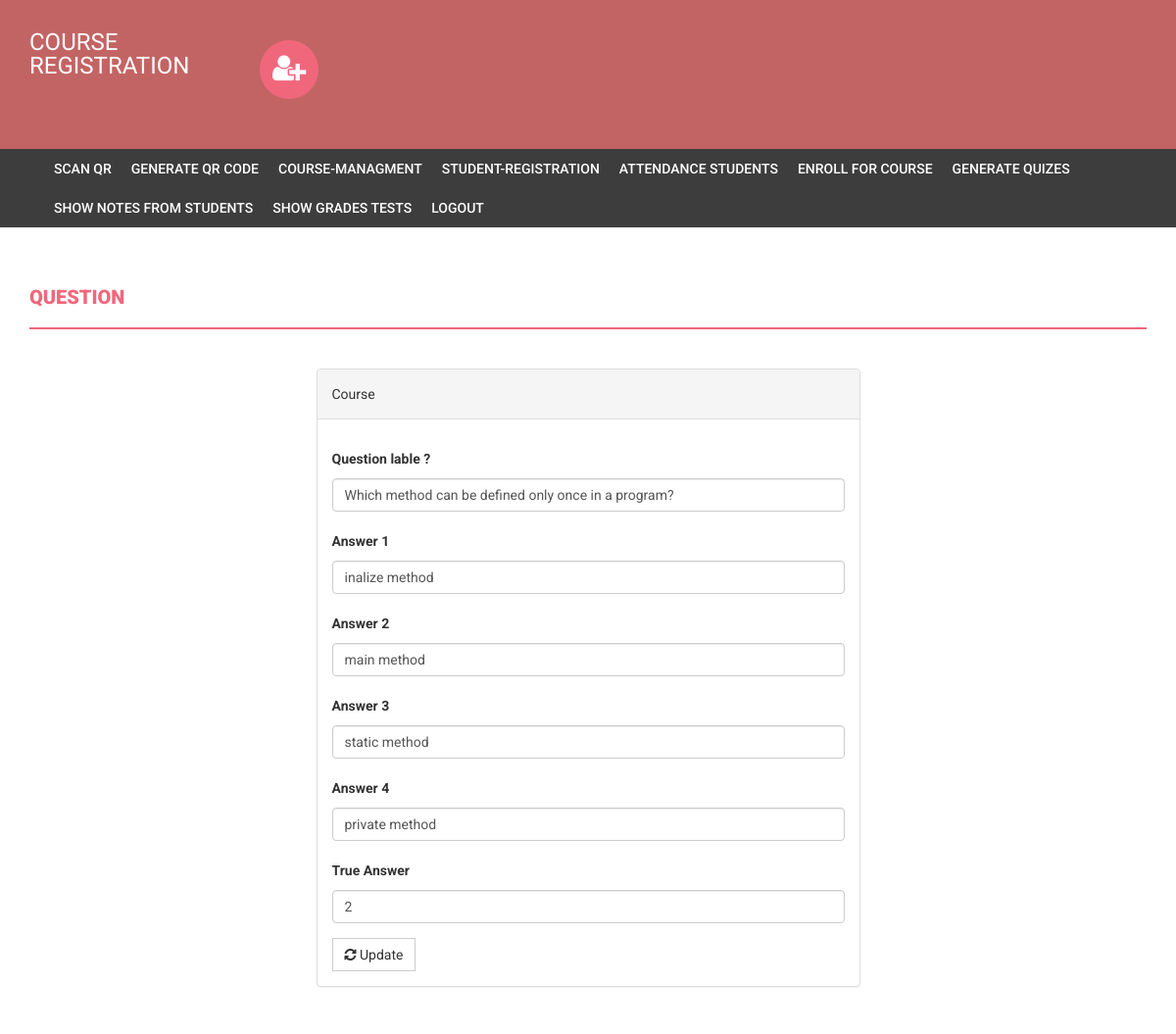
/edit-question.php?id=13 (signed in), run on the app's committed database.
### tables this page shows
CREATE TABLE `question` (
  `que_id` int(5) NOT NULL,
  `test_name` varchar(50) DEFAULT NULL,
  `que_desc` varchar(150) DEFAULT NULL,
  `ans1` varchar(75) DEFAULT NULL,
  `ans2` varchar(75) DEFAULT NULL,
  `ans3` varchar(75) DEFAULT NULL,
  `ans4` varchar(75) DEFAULT NULL,
  `true_ans` int(1) DEFAULT NULL
);

### edit-question.php (the view, shortened to what this page needs)
<?php
if (strlen($_SESSION['alogin']) == 0) {
    header('location:index.php');
} else {
    $id = intval($_GET['id']);
    ?>
<!DOCTYPE html>
<html xmlns="http://www.w3.org/1999/xhtml">
<head>
<link href="assets/css/bootstrap.css" rel="stylesheet" />
<link href="assets/css/font-awesome.css" rel="stylesheet" />
<link href="assets/css/style.css" rel="stylesheet" />
</head>
<body>
<?php include('includes/header.php');?>
<?php
    if ($_SESSION['alogin'] != "") {
        include ('includes/menubar.php');
    }
    ?>
	<div class="content-wrapper">
		<div class="container">
			<div class="row">
				<div class="col-md-12">
					<h1 class="page-head-line">Question</h1>
				</div>
			</div>
			<div class="row">
				<div class="col-md-3"></div>
				<div class="col-md-6">
					<div class="panel panel-default">
						<div class="panel-heading">Course</div>
						<div class="panel-body">
							<form name="dept" method="post">
<?php
    $sql = mysql_query("select * from question where que_id='$id'");
    while ($row = mysql_fetch_array($sql)) {
        ?>
<p>
								<div class="form-group">
									<label for="que_desc">Question lable ? </label> <input
										type="text" class="form-control" id="que_desc" name="que_desc"
										placeholder="Question lable"
										value="<?php echo htmlentities($row['que_desc']);?>"
										required />
								</div>
								<div class="form-group">
									<label for="ans1">Answer 1 </label> <input type="text"
										class="form-control" id="ans1" name="ans1"
										placeholder="Question lable"
										value="<?php echo htmlentities($row['ans1']);?>"required />
								</div>
								<div class="form-group">
									<label for="ans2">Answer 2 </label> <input type="text"
										class="form-control" id="ans2" name="ans2"
										placeholder="Question lable"
										value="<?php echo htmlentities($row['ans2']);?>"
										required />
								</div>
<div class="form-group">
									<label for="ans3">Answer 3 </label> <input type="text"
										class="form-control" id="ans3" name="ans3"
										placeholder="Question lable"
										value="<?php echo htmlentities($row['ans3']);?>"
										required />
								</div>
<div class="form-group">
									<label for="ans4">Answer 4 </label> <input type="text"
										class="form-control" id="ans4" name="ans4"
										placeholder="Question lable"
										value="<?php echo htmlentities($row['ans4']);?>"
										required />
								</div>
<div class="form-group">
									<label for="true_ans">True Answer </label> <input type="text"
										class="form-control" id="true_ans" name="true_ans"
										placeholder="Question lable"
										value="<?php echo htmlentities($row['true_ans']);?>"
										required />
								</div>
<?php } ?>
 <button type="submit" name="submit" class="btn btn-default">
									<i class=" fa fa-refresh "></i> Update
								</button>
							</form>
						</div>
					</div>
				</div>
			</div>
		</div>
	</div>
</body>
</html>
<?php } ?>

### assets/css/style.css (style rules this page uses)
body { font-family: 'Roboto', sans-serif; line-height: 30px; }
.content-wrapper { margin-top: 40px; min-height: 600px; padding-bottom: 60px; }
.page-head-line { font-weight: 900; padding-bottom: 20px; border-bottom: 2px solid #F0677C; text-transform: uppercase; color: #F0677C; font-size: 20px; margin-bottom: 40px; }
.btn { border-radius: 0px; -webkit-border-radius: 0px; -moz-border-radius: 0px; }

### data on the page
question: que_desc "Which method can be defined only once in a program?", ans1 "inalize method", ans2 "main method", ans3 "static method", ans4 "private method", true_ans "2"
